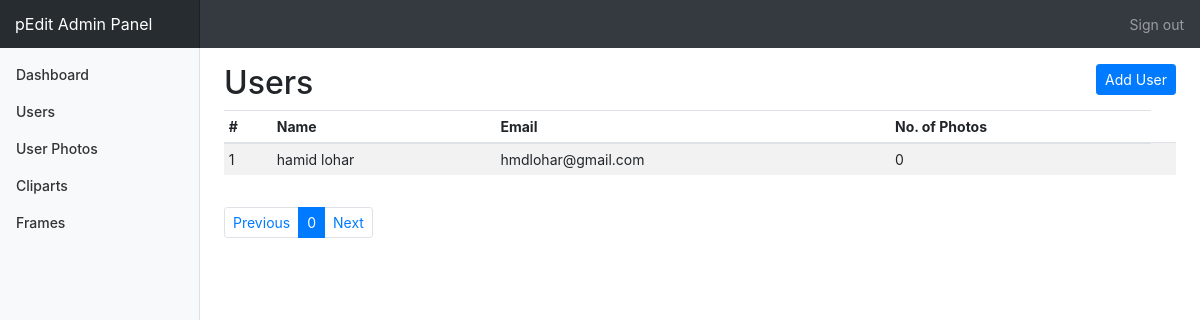
The app's page /admin/users.php (signed in), older data.
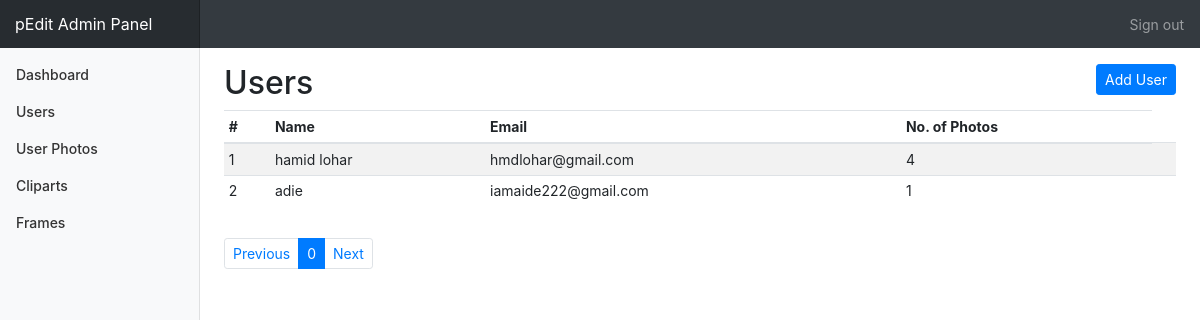
The same page, newer data.
### tables this page shows
CREATE TABLE `users` (
  `id` int(11) NOT NULL,
  `name` varchar(100) NOT NULL,
  `username` varchar(100) NOT NULL,
  `email` varchar(100) NOT NULL,
  `password` varchar(100) NOT NULL
);

### dbfiles/db.php (called while the page is built, shortened)
<?php
$db=Array(
	"host"=>"localhost",
	"username"=>"root",
	"password"=>"",
	"name"=>"iEdit"
);
function sql_query($query){
	global $db;
	$con=mysqli_connect($db['host'],$db['username'],$db['password'],$db['name']);
	$arr=[];
	$res=mysqli_query($con,$query);
	while ($row=mysqli_fetch_assoc($res)) {
		$arr[]=$row;
	}
	return $arr;
}
?>

### admin/users.php (the view, shortened to what this page needs)
<?php
require "../dbfiles/db.php";
require "header.php";
$start=0;
$count=20;
$total_items=sql_query("select count(id) as total from users")[0]['total'];
?>
		<main role="main" class="col-md-9 ml-sm-auto col-lg-10 pt-3 px-4">
          <h2>Users
			<button class="btn btn-sm btn-primary float-right ">Add User</button>
          </h2>
          <div class="table-responsive">
            <div class="table table-responsive">
            <table class="table table-striped table-sm">
              <thead>
                <tr>
                  <th>#</th>
                  <th>Name</th>
                  <th>Email</th>
                  <th>No. of Photos</th>
                </tr>
              </thead>
              <tbody>
              	<?php
              	$allCliparts=sql_query("select id,name,email,(select count(id) from user_photos where user_id=users.id) as total_photos from users limit {$start} ,{$count}");
              	foreach ($allCliparts as $key => $value) {
              		echo "<tr>
		                  <td>{$value['id']}</td>
		                  <td>{$value['name']}</td>
		                  <td>{$value['email']}</td>
		                  <td>{$value['total_photos']}</td>
		                  <td>";
		                  ?>
		                  <?php
		                  echo "</td>
		                </tr>";
              	}
              ?>
              </tbody>
            </table>
          </div>
          <ul class="pagination pagination-sm">
			<li class="page-item"><a class="page-link" href="?start=<?php echo ($start-20 < 0)?0:$start-20; ?>">Previous</a></li>
				<?php
					for($i=0;$i<$total_items;$i+=20){
						$st=$i;
						$cnt=$i/20;
						if($start/20 == $cnt){
							echo "<li class='page-item active'><a class='page-link' href='?start={$st}'>{$cnt}</a></li>";
						}
						else{
							echo "<li class='page-item'><a class='page-link' href='?start={$st}'>{$cnt}</a></li>";
						}
					}
				?>
			<li class="page-item"><a class="page-link" href="?start=<?php echo ($start > $total_items)?$start:$start+20; ?>">Next</a></li>
		</ul>
        </main>
<?php
require "footer.php";
?>

Row changes from the older to the newer data that the page shows:
computed for users "hamid lohar": total_photos "0" → "4"
added users: id "2", name "adie", email "iamaide222@gmail.com", total_photos "1"
